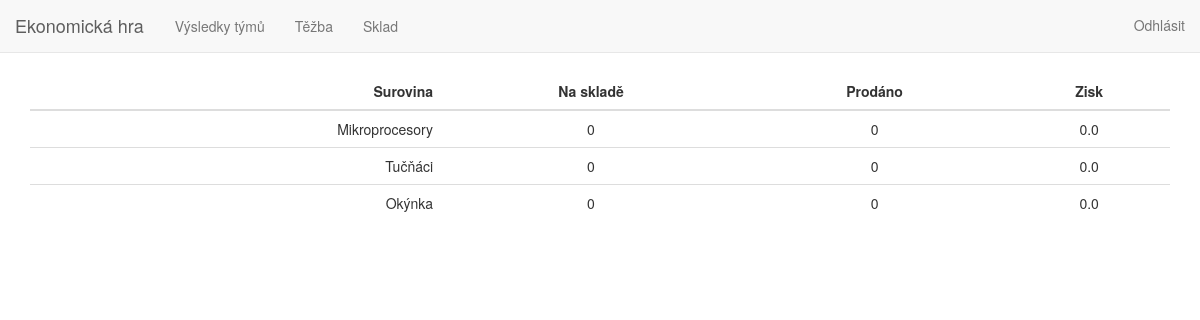
The app's page /storage/ (signed in) with its own data.
### goods/models.py (models this page shows, shortened)
class GoodsType(models.Model):
    type_id = models.AutoField(primary_key=True)
    name = models.CharField(max_length=100, unique=True)

### goods/views.py (the view)
# urls.py: url(r'^storage/$', StorageView.as_view(), name='storage'),
@method_decorator(miner_required, name='dispatch')
class StorageView(TemplateView):
    template_name = 'goods/storage.html'
    def get_context_data(self, **kwargs):
        context = super(StorageView, self).get_context_data(**kwargs)
        context['storage'] = GoodsType.objects.all().annotate(
            mined_count=Sum(Case(
                When(goods__owner=self.request.team, goods__sold_at__isnull=True, then=1),
                default=0,
                output_field=IntegerField())),
            sold_count=Sum(Case(
                When(goods__owner=self.request.team, goods__sold_at__isnull=False, then=1),
                default=0,
                output_field=IntegerField())),
            earn=Sum(Case(
                When(goods__owner=self.request.team, goods__sold_at__isnull=False, then='goods__sold_for'),
                default=0,
                output_field=FloatField()))
        )
        return context

### webapp/utils.py (called while the page is built)
def player_required(view_func):
    player_decorator = user_passes_test(
        lambda u: hasattr(u, 'player') and u.player is not None
    )
    return player_decorator(view_func)

def miner_required(view_func):
    return permission_required('goods.can_mine')(player_required(view_func))

### templates/goods/storage.html
{% extends "base.html" %}
{% load bootstrap %}
{% block content %}
<table class="table table-balance">
    <thead>
    <tr>
        <th>Surovina</th>
        <th>Na skladě</th>
        <th>Prodáno</th>
        <th>Zisk</th>
    </tr>
    </thead>
    <tbody>
    {% for row in storage %}
        <tr>
            <td>{{ row.name }}</td>
            <td>{{ row.mined_count }}</td>
            <td>{{ row.sold_count }}</td>
            <td>{{ row.earn }}</td>
        </tr>
    {% endfor %}
    </tbody>
</table>
{% endblock %}

### static/css/main.css (style rules this page uses)
.table-balance tr td, .table-balance tr th { text-align: center; }
.table-balance tr td:first-child, .table-balance tr th:first-child { text-align: right; }

### records on screen
GoodsType: name "Mikroprocesory", mined_count "0", sold_count "0", earn "0.0"
GoodsType: name "Tučňáci", mined_count "0", sold_count "0", earn "0.0"
GoodsType: name "Okýnka", mined_count "0", sold_count "0", earn "0.0"
